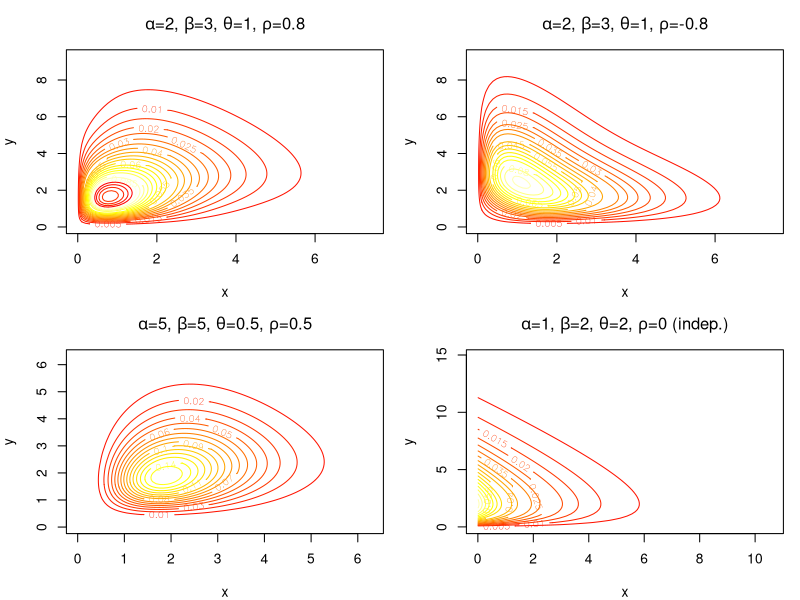
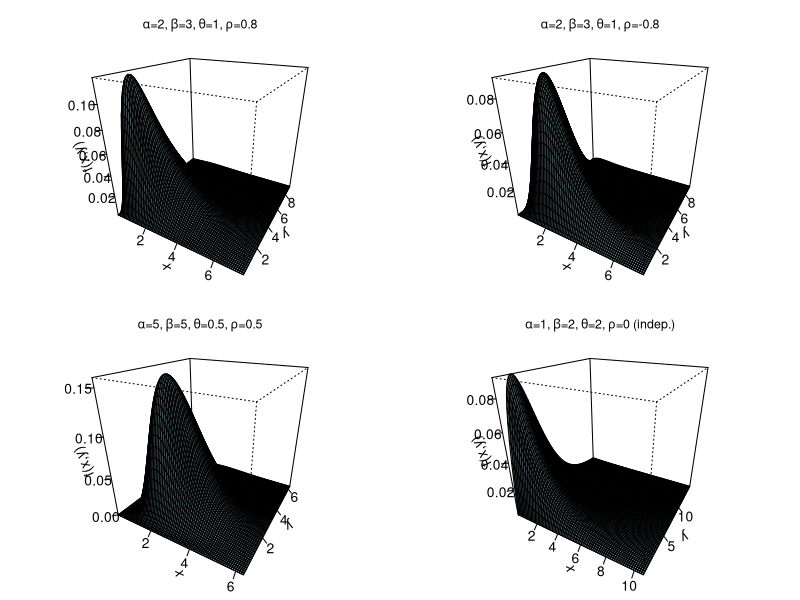
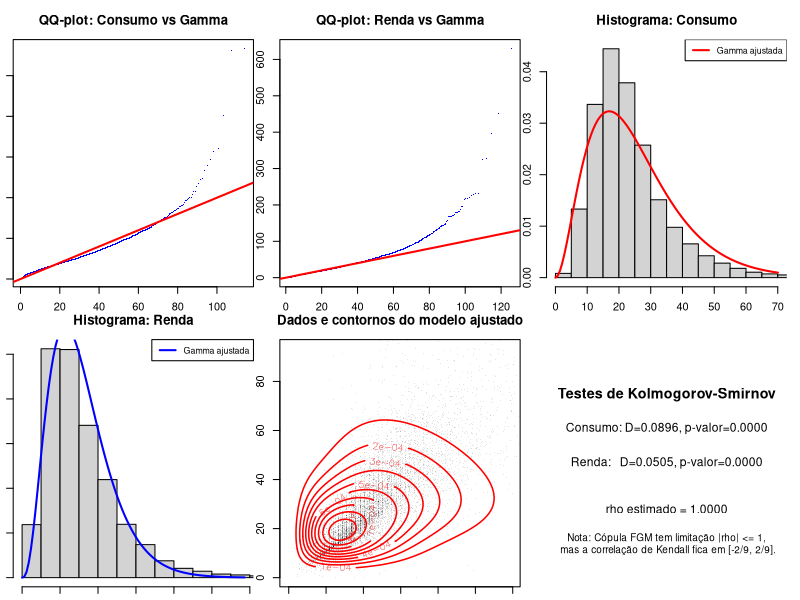

These charts were generated, in order, by the following R code:
## ---- chunk 1
# --- Funções do modelo ---

# CDF bivariada
cdf_morgenstern <- function(x, y, alpha, beta, theta, rho) {
  u <- pgamma(x, shape = alpha, rate = 1/theta)
  v <- pgamma(y, shape = beta, rate = 1/theta)
  u * v * (1 + rho * (1 - u) * (1 - v))
}

# PDF bivariada
pdf_morgenstern <- function(x, y, alpha, beta, theta, rho) {
  fx <- dgamma(x, shape = alpha, rate = 1/theta)
  fy <- dgamma(y, shape = beta, rate = 1/theta)
  Fx <- pgamma(x, shape = alpha, rate = 1/theta)
  Fy <- pgamma(y, shape = beta, rate = 1/theta)
  fx * fy * (1 + rho * (1 - 2 * Fx) * (1 - 2 * Fy))
}
## ---- chunk 2
# --- Plots da PDF bivariada ---

# Configuração de grade
n_grid <- 80

# Parâmetros de exemplo
params_list <- list(
  list(alpha = 2, beta = 3, theta = 1, rho = 0.8, title = expression(paste(alpha, "=2, ", beta, "=3, ", theta, "=1, ", rho, "=0.8"))),
  list(alpha = 2, beta = 3, theta = 1, rho = -0.8, title = expression(paste(alpha, "=2, ", beta, "=3, ", theta, "=1, ", rho, "=-0.8"))),
  list(alpha = 5, beta = 5, theta = 0.5, rho = 0.5, title = expression(paste(alpha, "=5, ", beta, "=5, ", theta, "=0.5, ", rho, "=0.5"))),
  list(alpha = 1, beta = 2, theta = 2, rho = 0, title = expression(paste(alpha, "=1, ", beta, "=2, ", theta, "=2, ", rho, "=0 (indep.)")))
)

# Plot: contornos da PDF bivariada
#pdf("plots_item_a.pdf", width = 12, height = 10)
par(mfrow = c(2, 2), mar = c(4, 4, 3, 1))

for (p in params_list) {
  xmax <- qgamma(0.995, shape = p$alpha, rate = 1/p$theta)
  ymax <- qgamma(0.995, shape = p$beta, rate = 1/p$theta)
  
  x_seq <- seq(0.01, xmax, length.out = n_grid)
  y_seq <- seq(0.01, ymax, length.out = n_grid)
  
  z_mat <- outer(x_seq, y_seq, function(x, y) {
    mapply(pdf_morgenstern, x, y,
           MoreArgs = list(alpha = p$alpha, beta = p$beta,
                           theta = p$theta, rho = p$rho))
  })
  
  contour(x_seq, y_seq, z_mat, nlevels = 20,
          xlab = "x", ylab = "y",
          main = p$title, col = heat.colors(20))
  title(sub = "Contornos da PDF bivariada", cex.sub = 0.8)
}
#dev.off()
## ---- chunk 3
# Plot 3D (perspectiva)
#pdf("plots_item_a_3d.pdf", width = 12, height = 10)
par(mfrow = c(2, 2), mar = c(1, 1, 3, 1))

for (p in params_list) {
  xmax <- qgamma(0.995, shape = p$alpha, rate = 1/p$theta)
  ymax <- qgamma(0.995, shape = p$beta, rate = 1/p$theta)
  
  x_seq <- seq(0.01, xmax, length.out = n_grid)
  y_seq <- seq(0.01, ymax, length.out = n_grid)
  
  z_mat <- outer(x_seq, y_seq, function(x, y) {
    mapply(pdf_morgenstern, x, y,
           MoreArgs = list(alpha = p$alpha, beta = p$beta,
                           theta = p$theta, rho = p$rho))
  })
  
  persp(x_seq, y_seq, z_mat, theta = 30, phi = 25,
        xlab = "x", ylab = "y", zlab = "f(x,y)",
        main = p$title, col = "lightblue", shade = 0.3,
        ticktype = "detailed", cex.main = 0.9)
}
#dev.off()

#cat("Item (a): Plots salvos em plots_item_a.pdf e plots_item_a_3d.pdf\n")

## ---- chunk 4
# Função de log-verossimilhança negativa
neg_loglik <- function(par, x, y) {
  alpha <- par[1]
  beta  <- par[2]
  theta <- par[3]
  rho   <- par[4]
  
  # Restrições de domínio
  if (alpha <= 0 || beta <= 0 || theta <= 0 || abs(rho) > 1) return(1e10)
  
  fx <- dgamma(x, shape = alpha, rate = 1/theta, log = TRUE)
  fy <- dgamma(y, shape = beta, rate = 1/theta, log = TRUE)
  Fx <- pgamma(x, shape = alpha, rate = 1/theta)
  Fy <- pgamma(y, shape = beta, rate = 1/theta)
  
  copula_term <- 1 + rho * (1 - 2 * Fx) * (1 - 2 * Fy)
  
  # Verificar se o termo da cópula é positivo (condição de densidade)
  if (any(copula_term <= 0)) return(1e10)
  
  ll <- sum(fx + fy + log(copula_term))
  return(-ll)
}

# Reparametrização para otimização irrestrita (método BFGS)
# alpha = exp(phi1), beta = exp(phi2), theta = exp(phi3), rho = tanh(phi4)
neg_loglik_repar <- function(phi, x, y) {
  par <- c(exp(phi[1]), exp(phi[2]), exp(phi[3]), tanh(phi[4]))
  neg_loglik(par, x, y)
}

# Função para estimar com múltiplas estratégias
fit_morgenstern <- function(x, y, verbose = TRUE) {
  
  # Valores iniciais baseados nos momentos marginais
  mean_x <- mean(x); var_x <- var(x)
  mean_y <- mean(y); var_y <- var(y)
  
  theta0 <- (var_x / mean_x + var_y / mean_y) / 2
  alpha0 <- mean_x / theta0
  beta0  <- mean_y / theta0
  rho0   <- 0.1 * sign(cor(x, y))
  
  par0 <- c(alpha0, beta0, theta0, rho0)
  
  results <- list()
  
  # --- Estratégia 1: Nelder-Mead ---
  t1 <- system.time({
    fit1 <- tryCatch(
      optim(par0, neg_loglik, x = x, y = y, method = "Nelder-Mead",
            control = list(maxit = 10000, reltol = 1e-10)),
      error = function(e) NULL
    )
  })
  if (!is.null(fit1)) {
    results[["Nelder-Mead"]] <- list(
      par = fit1$par, loglik = -fit1$value,
      convergence = fit1$convergence, time = t1["elapsed"]
    )
  }
  
  # --- Estratégia 2: L-BFGS-B (com box constraints) ---
  t2 <- system.time({
    fit2 <- tryCatch(
      optim(par0, neg_loglik, x = x, y = y, method = "L-BFGS-B",
            lower = c(1e-4, 1e-4, 1e-4, -0.999),
            upper = c(Inf, Inf, Inf, 0.999),
            control = list(maxit = 10000)),
      error = function(e) NULL
    )
  })
  if (!is.null(fit2)) {
    results[["L-BFGS-B"]] <- list(
      par = fit2$par, loglik = -fit2$value,
      convergence = fit2$convergence, time = t2["elapsed"]
    )
  }
  
  # --- Estratégia 3: BFGS com reparametrização ---
  phi0 <- c(log(alpha0), log(beta0), log(theta0), atanh(max(-0.99, min(0.99, rho0))))
  
  t3 <- system.time({
    fit3 <- tryCatch(
      optim(phi0, neg_loglik_repar, x = x, y = y, method = "BFGS",
            control = list(maxit = 10000, reltol = 1e-10)),
      error = function(e) NULL
    )
  })
  if (!is.null(fit3)) {
    par3 <- c(exp(fit3$par[1]), exp(fit3$par[2]), exp(fit3$par[3]), tanh(fit3$par[4]))
    results[["BFGS-repar"]] <- list(
      par = par3, loglik = -fit3$value,
      convergence = fit3$convergence, time = t3["elapsed"]
    )
  }
  
  # Comparação
  if (verbose) {
    cat("\n=== Comparação de Estratégias de Otimização ===\n")
    cat(sprintf("%-15s %-40s %-15s %-10s %-10s\n",
                "Método", "Parâmetros (alpha, beta, theta, rho)",
                "log-lik", "Conv.", "Tempo(s)"))
    cat(paste(rep("-", 90), collapse = ""), "\n")
    for (name in names(results)) {
      r <- results[[name]]
      cat(sprintf("%-15s (%.4f, %.4f, %.4f, %.4f) %15.4f %5d %10.4f\n",
                  name, r$par[1], r$par[2], r$par[3], r$par[4],
                  r$loglik, r$convergence, r$time))
    }
  }
  
  # Retornar o melhor resultado
  best <- which.max(sapply(results, function(r) r$loglik))
  return(list(best = results[[best]], all = results, best_method = names(results)[best]))
}
## ---- chunk 5
# --- Teste com dados simulados para validar ---
set.seed(42)
n_sim <- 500
alpha_true <- 3; beta_true <- 2; theta_true <- 1; rho_true <- 0.6

# Geração via cópula FGM (algoritmo do slide 13)
u2_sim <- runif(n_sim)
v_sim  <- runif(n_sim)
a_sim  <- rho_true * (1 - 2 * u2_sim)
# Inversa condicional (slide 16)
u1_sim <- ((1 + a_sim) - sqrt((1 + a_sim)^2 - 4 * a_sim * v_sim)) / (2 * a_sim)
# Tratar caso rho = 0 (a = 0)
u1_sim[a_sim == 0] <- v_sim[a_sim == 0]

x_sim <- qgamma(u1_sim, shape = alpha_true, rate = 1/theta_true)
y_sim <- qgamma(u2_sim, shape = beta_true, rate = 1/theta_true)
## ---- chunk 6
cat("\n--- Validação com dados simulados ---\n")
cat(sprintf("Parâmetros verdadeiros: alpha=%.1f, beta=%.1f, theta=%.1f, rho=%.1f\n",
            alpha_true, beta_true, theta_true, rho_true))
## ---- chunk 7
fit_sim <- fit_morgenstern(x_sim, y_sim)
## ---- chunk 8
cat(sprintf("Melhor método: %s\n", fit_sim$best_method))
## ---- chunk 9
# Carregar dados
rfam  <- read.csv("rfam08.csv")    # Y = renda
risfam <- read.csv("risfam08.csv") # C = consumo

# Merge pelo identificador da família
dados <- merge(rfam[, c("nquest", "Y")], risfam[, c("nquest", "C")], by = "nquest")
colnames(dados) <- c("nquest", "income", "consumption")

# Remover entradas com valores negativos ou nulos
dados <- dados[dados$income > 0 & dados$consumption > 0, ]
## ---- chunk 10
cat(sprintf("Número de famílias após limpeza: %d\n", nrow(dados)))
## ---- chunk 11
# Estatísticas descritivas
cat("\n--- Estatísticas descritivas ---\n")
cat(sprintf("Renda:    min=%.2f, mediana=%.2f, média=%.2f, max=%.2f, sd=%.2f\n",
            min(dados$income), median(dados$income), mean(dados$income),
            max(dados$income), sd(dados$income)))
cat(sprintf("Consumo:  min=%.2f, mediana=%.2f, média=%.2f, max=%.2f, sd=%.2f\n",
            min(dados$consumption), median(dados$consumption), mean(dados$consumption),
            max(dados$consumption), sd(dados$consumption)))
cat(sprintf("Correlação de Pearson: %.4f\n", cor(dados$income, dados$consumption)))
## ---- chunk 12
# Escalonar os dados para evitar problemas numéricos (dividir por 1000)
x_data <- dados$consumption / 1000
y_data <- dados$income / 1000
## ---- chunk 13
cat(sprintf("\nDados escalados (/ 1000):\n"))
cat(sprintf("Consumo/1000: média=%.4f, sd=%.4f\n", mean(x_data), sd(x_data)))
cat(sprintf("Renda/1000:   média=%.4f, sd=%.4f\n", mean(y_data), sd(y_data)))
## ---- chunk 14
# Ajuste do modelo FGM-Gamma
cat("\n--- Ajustando modelo de Morgenstern bivariado com marginais Gamma ---\n")
## ---- chunk 15
fit_data <- fit_morgenstern(x_data, y_data)

# Parâmetros estimados
par_hat <- fit_data$best$par
alpha_hat <- par_hat[1]
beta_hat  <- par_hat[2]
theta_hat <- par_hat[3]
rho_hat   <- par_hat[4]
## ---- chunk 16
cat(sprintf("\nParâmetros estimados (melhor método: %s):\n", fit_data$best_method))
cat(sprintf("  alpha = %.6f\n", alpha_hat))
cat(sprintf("  beta  = %.6f\n", beta_hat))
cat(sprintf("  theta = %.6f\n", theta_hat))
cat(sprintf("  rho   = %.6f\n", rho_hat))
cat(sprintf("  log-verossimilhança = %.4f\n", fit_data$best$loglik))
## ---- chunk 17
# --- Critérios de informação ---
n <- nrow(dados)
k <- 4  # número de parâmetros
ll_max <- fit_data$best$loglik

AIC_val <- -2 * ll_max + 2 * k
BIC_val <- -2 * ll_max + k * log(n)
## ---- chunk 18
cat(sprintf("\n--- Critérios de Informação ---\n"))
cat(sprintf("  AIC = %.4f\n", AIC_val))
cat(sprintf("  BIC = %.4f\n", BIC_val))
## ---- chunk 19
# --- Análise da qualidade do ajuste ---

# 1) Verificação das marginais: QQ-plot contra Gamma ajustada
#pdf("plots_item_c.pdf", width = 14, height = 10)
par(mfrow = c(2, 3))

# QQ-plot marginal X (consumo)
q_x <- sort(x_data)
p_x <- (1:n) / (n + 1)
q_x_theo <- qgamma(p_x, shape = alpha_hat, rate = 1/theta_hat)
plot(q_x_theo, q_x, pch = ".", col = "blue",
     xlab = "Quantis teóricos Gamma", ylab = "Quantis amostrais",
     main = "QQ-plot: Consumo vs Gamma")
abline(0, 1, col = "red", lwd = 2)

# QQ-plot marginal Y (renda)
q_y <- sort(y_data)
q_y_theo <- qgamma(p_x, shape = beta_hat, rate = 1/theta_hat)
plot(q_y_theo, q_y, pch = ".", col = "blue",
     xlab = "Quantis teóricos Gamma", ylab = "Quantis amostrais",
     main = "QQ-plot: Renda vs Gamma")
abline(0, 1, col = "red", lwd = 2)

# 2) Histograma marginal do consumo com densidade ajustada
hist(x_data, breaks = 60, prob = TRUE, col = "lightgray",
     main = "Histograma: Consumo", xlab = "Consumo/1000", xlim = c(0, quantile(x_data, 0.99)))
curve(dgamma(x, shape = alpha_hat, rate = 1/theta_hat), add = TRUE, col = "red", lwd = 2)
legend("topright", "Gamma ajustada", col = "red", lwd = 2, cex = 0.8)

# 3) Histograma marginal da renda com densidade ajustada
hist(y_data, breaks = 60, prob = TRUE, col = "lightgray",
     main = "Histograma: Renda", xlab = "Renda/1000", xlim = c(0, quantile(y_data, 0.99)))
curve(dgamma(x, shape = beta_hat, rate = 1/theta_hat), add = TRUE, col = "blue", lwd = 2)
legend("topright", "Gamma ajustada", col = "blue", lwd = 2, cex = 0.8)

# 4) Scatterplot com contornos do modelo ajustado
x_range <- seq(0.01, quantile(x_data, 0.98), length.out = 80)
y_range <- seq(0.01, quantile(y_data, 0.98), length.out = 80)

z_fit <- outer(x_range, y_range, function(x, y) {
  mapply(pdf_morgenstern, x, y,
         MoreArgs = list(alpha = alpha_hat, beta = beta_hat,
                         theta = theta_hat, rho = rho_hat))
})

plot(x_data, y_data, pch = ".", col = rgb(0, 0, 0, 0.1),
     xlab = "Consumo/1000", ylab = "Renda/1000",
     main = "Dados e contornos do modelo ajustado",
     xlim = range(x_range), ylim = range(y_range))
contour(x_range, y_range, z_fit, nlevels = 15, add = TRUE, col = "red", lwd = 1.5)

# 5) CDF empírica bivariada vs teórica (avaliada em pontos da grade)
# Teste de Kolmogorov-Smirnov para cada marginal
ks_x <- ks.test(x_data, "pgamma", shape = alpha_hat, rate = 1/theta_hat)
ks_y <- ks.test(y_data, "pgamma", shape = beta_hat, rate = 1/theta_hat)

plot.new()
plot.window(xlim = c(0, 1), ylim = c(0, 1))
text(0.5, 0.8, "Testes de Kolmogorov-Smirnov", cex = 1.3, font = 2)
text(0.5, 0.65, sprintf("Consumo: D=%.4f, p-valor=%.4f", ks_x$statistic, ks_x$p.value), cex = 1.1)
text(0.5, 0.50, sprintf("Renda:   D=%.4f, p-valor=%.4f", ks_y$statistic, ks_y$p.value), cex = 1.1)
text(0.5, 0.30, sprintf("rho estimado = %.4f", rho_hat), cex = 1.1)
text(0.5, 0.15, paste("Nota: Cópula FGM tem limitação |rho| <= 1,\n",
                       "mas a correlação de Kendall fica em [-2/9, 2/9]."),
     cex = 0.9)
